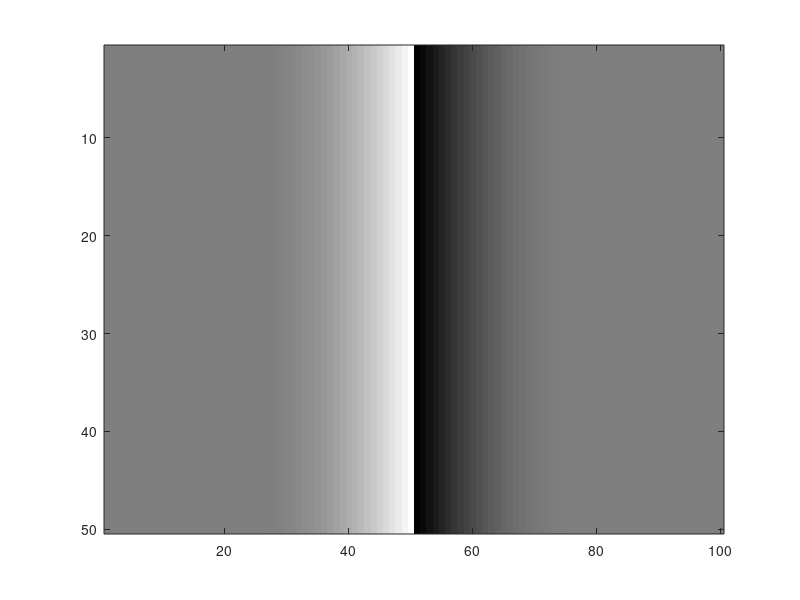

Recreate this plot in MATLAB.
%% Warming up with images
clear;

tic;
% Setting colormap and scale factor.
scale = 256;
colormap(gray(scale));

% Setting the length of the initial array. 
N = 50;

% Creating the first gradient array.
x = [zeros(1,25),((26:N)-25)/25];
x = x.^2;

% Creating the 100-element array by concatentating the negated, reversed 
% first array.
X = [x,-x(end:-1:1)];

% Now we scale the data to ensure that the image displays correctly.
X = scale*(X - min(X))/(max(X) - min(X));

% Creating the 50x100 matrix and displaying it as an image.
xMatrix = repmat(X,N,1);
image(xMatrix)
toc